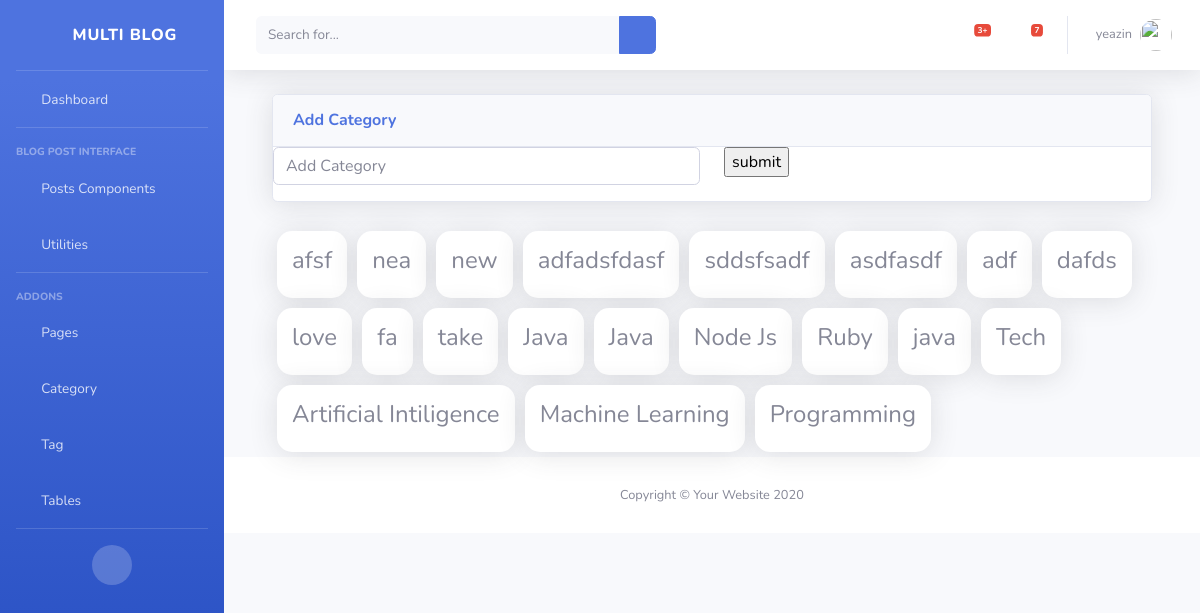
Before: /dashboard/category/ (signed in) with the older database file.
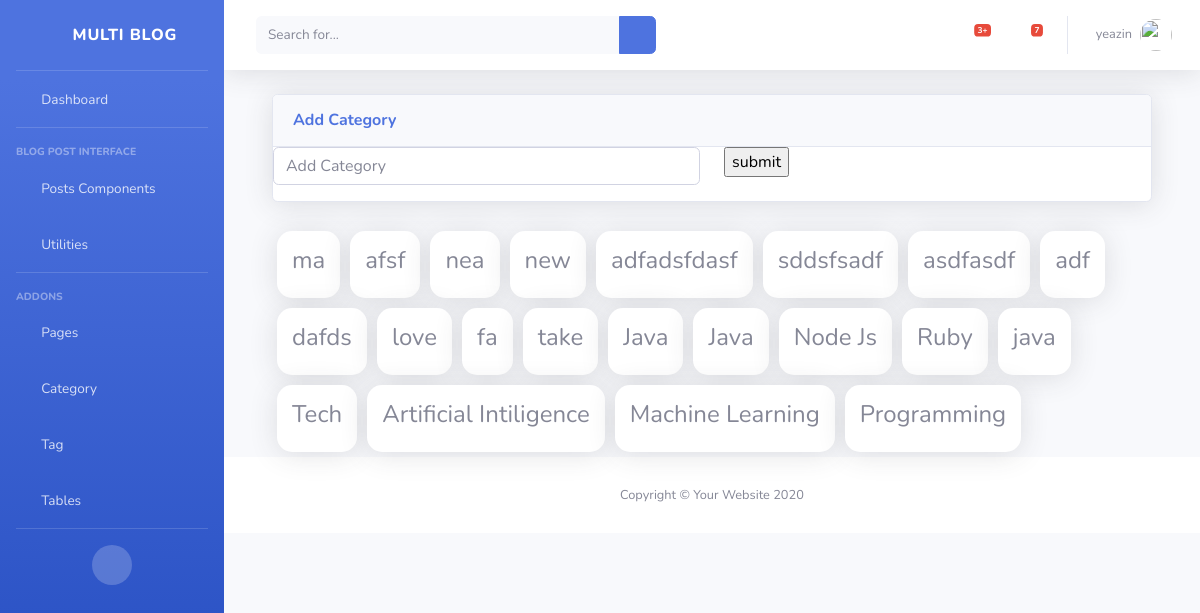
After: the same page with the newer database file.
### blog/models.py (models this page shows)
class Catagory(models.Model):
    name = models.CharField(max_length=200, null=True)
    class Meta:
        verbose_name_plural = 'Catagory'
    def __str__(self):
        return str(self.name)

### dashboard/views.py (the view)
# urls.py: path('category/', views.CatagoryFunction.as_view(), name='category'),
class CatagoryFunction(View):
    @method_decorator(login_required(login_url='login'))
    def dispatch(self,request,*args,**kwargs):
        return super().dispatch(request,*args,**kwargs)
    def get(self, request,*args,**kwargs):
        catagory_obj = Catagory.objects.all().order_by('-id')
        context ={
            'catagory':catagory_obj
        }
        return render(request,'dashboard/catagory/catagory.html', context)

### blog/context_processors.py (called while the page is built)
def globalVariable(request):
    featured_post = Blog.objects.filter(featured=True, status='active').order_by('-id')
    catagories_obj  = Catagory.objects.all().order_by('-id')
    tags_obj = Tag.objects.all().order_by('-id')
    popular_post = Blog.objects.all().order_by('-id')[:3]
    images_obj = Blog.objects.only('image').order_by('-id')[:6]
    all_post = Blog.objects.all().order_by('-id')
    context = {
            'featured':featured_post,
            'popular': popular_post,
            'catagories':catagories_obj,
            'tags':tags_obj,
            'image':images_obj,
        }
    return context

### templates/dashboard/catagory/catagory.html (shortened to what this page needs)
{% extends 'dashboard/base/base.html' %}
{% block body %}
<div class="container-fluid">
    <div class="card shadow mb-4">
        <div class="card-header py-3">
            <h6 class="m-0 font-weight-bold text-primary">Add Category</h6>
        </div>
    <form action="{% url 'add_category' %}" method="POST">
        <div class="row">
            <div class="col">
                <div class="form-group">
                <input type="text" class="form-control" placeholder="Add Category" name="catagory">
                </div>
            </div>
            <div class="col">
                <input type="submit" value="submit">
            </div>
        </div>
    </form>
</div>
    <div class="category_wrap">
        {% for cat in catagory %}
        <div class="category">
            <h4>{{cat}}</h4>
        </div>
        {% endfor %}
    </div>
</div>
{% endblock %}

Changed rows visible on the page:
added Catagory: name "ma"
